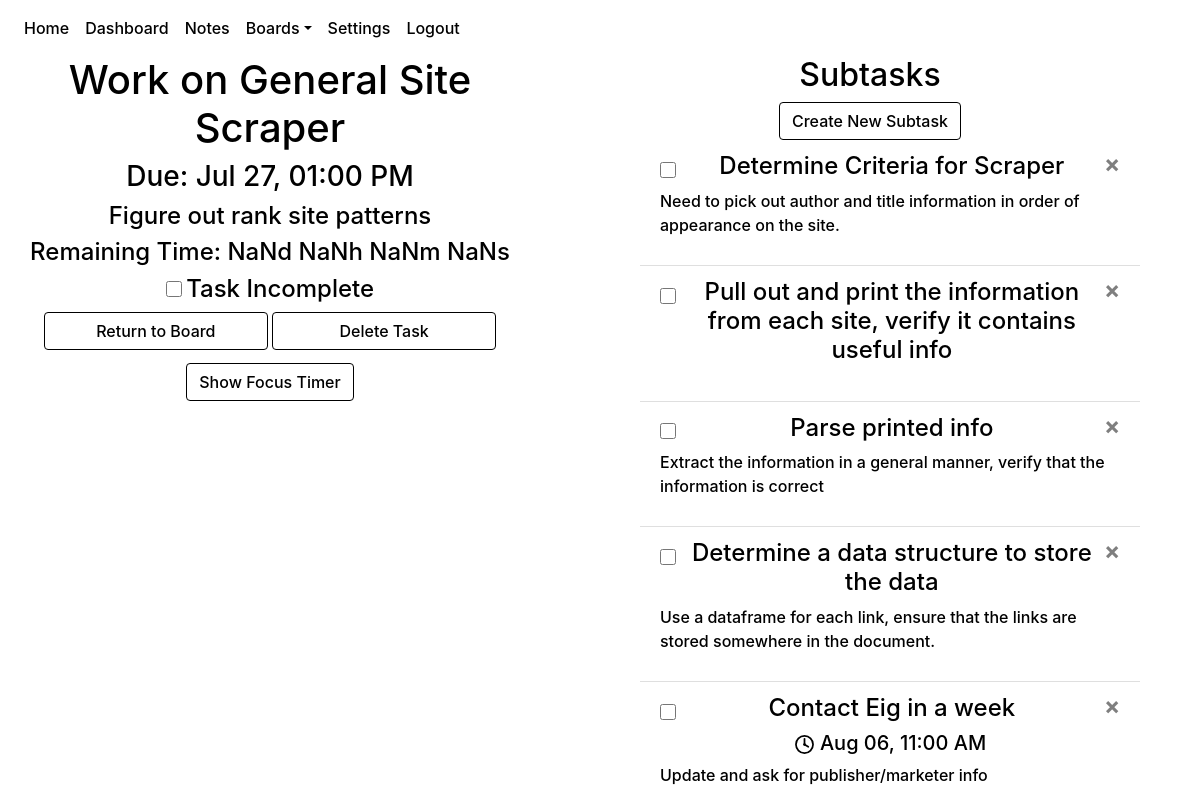
/boards/3/9/6 (signed in), run on an earlier commit of the app's database.
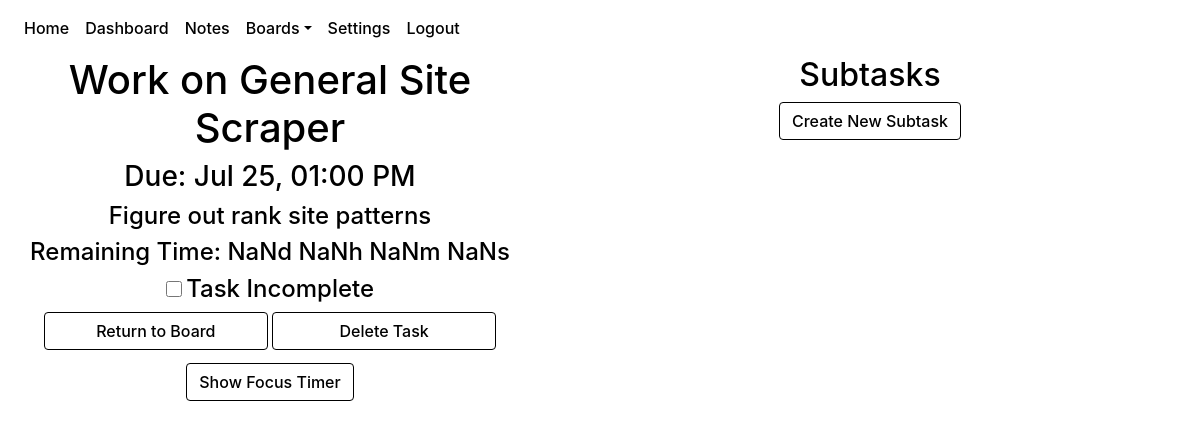
And on a later commit of the database.
### website/models.py (models this page shows)
class Task(db.Model):
    id = db.Column(db.Integer, primary_key = True)
    created = db.Column(db.DateTime(timezone = True), default = func.now())
    last_modified = db.Column(db.DateTime(timezone = True), default = func.now())
    due_date = db.Column(db.DateTime(timezone = True))
    name = db.Column(db.String(100))
    description = db.Column(db.String(10000))
    completed = db.Column(db.Boolean, default = False)
    category = db.Column(db.Integer, db.ForeignKey('category.id'))
    board = db.Column(db.Integer, db.ForeignKey('board.id'))
    subtasks = db.relationship('Subtask')
    user_id = db.Column(db.Integer, db.ForeignKey('user.id'))

class Subtask(db.Model):
    id=db.Column(db.Integer, primary_key=True)
    created=db.Column(db.DateTime(timezone = True), default = func.now())
    last_modified=db.Column(db.DateTime(timezone = True), default = func.now())
    due_date = db.Column(db.DateTime(timezone = True))
    name = db.Column(db.String(100))
    description = db.Column(db.String(10000))
    completed = db.Column(db.Boolean, default = False)
    parent_task = db.Column(db.Integer, db.ForeignKey('task.id'))
    category = db.Column(db.Integer, db.ForeignKey('category.id'))
    board = db.Column(db.Integer, db.ForeignKey('board.id'))
    user_id = db.Column(db.Integer, db.ForeignKey('user.id'))

### website/views.py (the view, shortened to what this page needs)
@views.route('/boards/<board>/<category>/<task>', methods= ['GET', 'POST'])
@login_required
def display_task(board, category, task):
    return render_template("taskview.html", user = current_user, board = board, category = category, task = task)

### website/__init__.py (called while the page is built)
def create_app():
    app = Flask(__name__)
    app.config['SECRET_KEY'] = urandom(12).hex()
    app.config['SQLALCHEMY_DATABASE_URI'] = f'sqlite:///{DB_NAME}'
    app.config['SQLALCHEMY_TRACK_MODIFICATIONS'] = False
    db.init_app(app)
    from .views import views
    from .auth import auth
    app.register_blueprint(views, url_prefix='/')
    app.register_blueprint(auth, url_prefix='/')
    from .models import User, Note, Board, Task, Category
    create_database(app)
    login_manager = LoginManager()
    login_manager.login_view = 'auth.login'
    login_manager.init_app(app)
    @login_manager.user_loader
    def load_user(id):
        return User.query.get(id)
    return app

### website/templates/taskview.html (shortened to what this page needs)
{% extends "base.html" %}
{% block style %}
<link rel="stylesheet" href="{{ url_for('static', filename = 'taskView.css') }}" />
{% endblock %}
{% block content %}
    {% for boardObject in current_user.boards %}
    {% if boardObject.id == board|int%}
    {% for taskObject in boardObject.tasks%}
    {% if task|int == taskObject.id %}
    <div class="all-task-content">
        <div class="contain-task">
            <div class="task-header">
                <h1
                align="center"
                class="show-task task-title"
                id="task-title"
                ondblclick='editTaskElement(".task-title")'>{{ taskObject.name }}</h1>
                <h3
                id="task-due-date"
                class="show-task task-due"
                align="center"
                ondblclick='setDefaultDate("{{taskObject.due_date}}"); editTaskElement(".task-due");'>Due: {{taskObject.due_date.strftime('%b %d, %I:%M %p')}}</h3>
                <h4
                id="task-description"
                class="show-task task-description"
                align="center"
                ondblclick='editTaskElement(".task-description")'>{{taskObject.description}}</h4>
                {% if taskObject.completed == True %}
                    <h4 style="display: none;" id="time-remaining"></h4>
                    <div align="center" class="task-complete checkbox-section">
                        <input
                        align="center"
                        name="check-box"
                        type="checkbox"
                        aria-label="Complete"
                        id="task-completed-checkbox"
                        class="task-view checkbox form-control"
                        onclick="toggleTaskCompletion({{ taskObject.id }}, {{ taskObject.board }})"
                        checked
                        >
                        <h4 id="task-status">Task Complete</h4>
                    </div>
                {% else %}
                    <h4 id="time-remaining"></h4>
                    <div align="center" class="task-incomplete checkbox-section">
                        <input
                        onshow="showDueDate('{{ taskObject.due_date }}');"
                        type="checkbox"
                        name="check-box"
                        aria-label="Complete"
                        id="task-completed-checkbox"
                        class="task-view checkbox form-control"
                        onclick="toggleTaskCompletion({{ taskObject.id }}, {{ taskObject.board }})"
                        >
                        <h4 id="task-status">Task Incomplete</h4>
                    </div>
                {% endif %}
                <div align="center" id="main-task-buttons-div">
                    <a href="/boards/{{ board }}"><button align="center" id="return-to-board" class="form-control btn btn-primary">Return to Board</button></a>
                    <button align="center"
                    id="delete-task"
                    class="form-control btn btn-secondary"
                    onclick= "showDeleteConfirmation(`deleteTask({{ taskObject.id }}, '{{ board }}');`, 'task');"
                    >Delete Task</button>
                </div>
            </div>
            {% if taskObject.completed == False %}
            <div align="center" id="focus-timer-button-container">
                <button align="center" onclick="toggleTimerMenu('focus-timer-display');" class="btn btn-primary" id="focus-timer-display">Show Focus Timer</button>
            </div>
            {% endif %}
        </div>
        <div class="contain-subtasks">
            <div align="center" id="subtask-list-header">
                <h2>Subtasks</h2>
                <div align="center">
                    <button class="btn btn-primary" onclick="showSubtaskForm();" id="show-form-button">Create New Subtask</button>
                </div>
            </div>
            <ul class="subtask list-group-flush" id="subtask-list">
                {% for subtask in taskObject.subtasks%}
                <li class="subtask-item list-group-item">
                {% if subtask.completed == True %}
                    <input id="toggle-s{{subtask.id}}" class="toggle-complete-box form-control show-subtask subtask-title s{{subtask.id}}" type="checkbox" onclick="toggleSubtaskCompletion({{ subtask.id }})" checked />
                    <h4 class="show-subtask subtask-completed subtask-title s{{subtask.id}} complete" ondblclick="editSubtaskElement('.subtask-title.s{{subtask.id}}');">{{ subtask.name }}</h4>
                    <button type="button" class="show-subtask close s{{ subtask.id }}" id="delete-subtask" onClick="showDeleteConfirmation(`deleteSubtask({{ subtask.id }})`, 'subtask');">
                        <span class="delete-button" aria-hidden="true">&times;</span>
                    </button>
                    <br>
                    <div id="change-name-div" class="edit-subtask subtask-title s{{subtask.id}}" align="center">
                        <input
                        align="center"
                        name = "subtask-title"
                        class="form-control edit-subtask subtask-title s{{subtask.id}}"
                        id="subtask-title-input-s{{subtask.id}}"
                        type="text"
                        value="{{subtask.name}}"
                        >
                        <button
                        onclick='updateSubtask({{ subtask.id }}, "subtask-title-input-s{{subtask.id}}");'
                        class="btn btn-primary subtask-title edit-subtask s{{subtask.id}}"
                        id="submit-subtask-title"
                        >
                        Save
                        </button>
                        <button
                        onclick='cancelEditSubtask();'
                        class="btn btn-secondary subtask-title edit-subtask s{{subtask.id}}"
                        id="cancel-title"
                        >
                        Cancel
                        </button>
                    </div>
                    <p id="description-p" class="show-subtask subtask-completed subtask-description s{{subtask.id}}" ondblclick="editSubtaskElement('.subtask-description.s{{subtask.id}}');">{{ subtask.description }}</p>
                    <div id="change-description-div-sub" class="edit-subtask subtask-description s{{subtask.id}}" align="center">
                        <textarea
                        align="center"
                        name="subtask-description"
                        class="form-control edit-subtask subtask-description s{{subtask.id}}"
                        id="subtask-description-input-s{{subtask.id}}">{{subtask.description}}</textarea>
                        <button
                        onclick='updateSubtask({{ subtask.id }}, "subtask-description-input-s{{subtask.id}}");'
                        class="btn btn-primary subtask-description edit-subtask s{{subtask.id}}"
                        id="submit-subtask-description"
                        >
                        Save
                        </button>
                        <button
                        onclick='cancelEditSubtask();'
                        class="btn btn-secondary subtask-description edit-subtask s{{subtask.id}}"
                        id="cancel-subtask"
                        >
                        Cancel
                        </button>
                    </div>
                    <input type="text" class="edit-subtask s{{subtask.id}}" id="subtask-name-input" value="{{subtask.name}}">
                {% else %}
                    <input id="toggle-s{{subtask.id}}" class="toggle-complete-box form-control show-subtask subtask-title s{{subtask.id}}" type="checkbox" onclick="toggleSubtaskCompletion({{ subtask.id }})" />
                    <h4 class="show-subtask subtask-title s{{subtask.id}} incomplete" ondblclick="editSubtaskElement('.subtask-title.s{{subtask.id}}');">{{ subtask.name }}</h4>
                    <button type="button" class="show-subtask close s{{ subtask.id }}" id="delete-subtask" onClick="showDeleteConfirmation(`deleteSubtask({{ subtask.id }})`, 'subtask');">
                        <span class="delete-button" aria-hidden="true">&times;</span>
                    </button>
                    <br>
                    {% if subtask.due_date != None %}
                    <h5 class="show-subtask show-duedate subtask-duedate s{{subtask.id}}" id="due-date-display" ondblclick="editSubtaskElement('.subtask-duedate.s{{subtask.id}}');"><img src="{{url_for('static', filename = 'clock.svg')}}" class="clock-svg" /> {{subtask.due_date.strftime('%b %d, %I:%M %p')}}</h5>
                    {% endif %}
                    <p id="description-p" class="show-subtask subtask-description s{{subtask.id}}" ondblclick="editSubtaskElement('.subtask-description.s{{subtask.id}}');">{{ subtask.description }}</p>
                {% endif %}
                </li>
                {% endfor %}
            </ul>
        </div>
    </div>
    {% endif %}
    {% endfor %}
    {% endif %}
    {% endfor %}
{% endblock %}

### website/templates/base.html (shortened to what this page needs)
<!DOCTYPE html>
<html>
  <head>
    <link
      rel="stylesheet"
      href="https://stackpath.bootstrapcdn.com/bootstrap/4.4.1/css/bootstrap.min.css"
    />
    <link
      rel="stylesheet"
      href="https://stackpath.bootstrapcdn.com/font-awesome/4.7.0/css/font-awesome.min.css"
    />
    <link rel="stylesheet"
    href="{{url_for('static', filename='fontpicker.css')}}"
    />
    <link
      rel="stylesheet"
      href="{{ url_for('static', filename='base.css')}}"
    />
    {% block style %}{% endblock %}
  </head>
  <body>
    <nav class="navbar navbar-fixed-top navbar-expand-lg navbar-dark bg-dark">
      <div class="collapse navbar-collapse" id="navbar">
        <div class="navbar-nav">
          {% if user.is_authenticated %}
          <a class="nav-item nav-link" id="home" href="/">Home</a>
          <a class="nav-item nav-link" id="dashboard" href="/dashboard">Dashboard</a>
          <a class="nav-item nav-link" id="Notes" href="/notes">Notes</a>
          <li class="nav-item dropdown">
            <a class="nav-link dropdown-toggle" data-toggle="dropdown" href="/boards" role="button">Boards</a>
          </li>
          <a class="nav-item nav-link" id="settings" href="/settings">Settings</a>
          <a class="nav-item nav-link" id="logout" href="/logout">Logout</a>
          {% else %}
          <a class="nav-item nav-link" id="home" href="/">Home</a>
          <a class="nav-item nav-link" id="login" href="/login">Login</a>
          <a class="nav-item nav-link" id="signUp" href="/sign-up">Sign Up</a>
          {% endif %}
        </div>
      </div>
    </nav>
    <div id="container">
      {% block content %} {% endblock %}
      </div>
  </body>
</html>

### website/static/base.css (style rules this page uses)
html { height: 100vh; min-width: 99vw; max-width: 100vw; background-color: var(--navbar-background-color); }
:root { --background-color: #343a40; --text-color: #ffffff; --navbar-text-color: #9a9da0; --navbar-highlight-color: #ffffff; --navbar-background-color: #343a40; --button-text-color: #ffffff; --confirm-button-color: #007bff; --cancel-button-color: #6c757d; --delete-button-color: #ff0000; --create-screen-filter:rgba(0,0,255,.4); --delete-screen-filter:rgba(255,0,0,.6); --font-family: -apple-system, BlinkMacSystemFont,'Segoe UI',Roboto,'Helvetica Neue',Arial,'Noto Sans',sans-serif,'Apple Color Emoji','Segoe UI Emoji','Segoe UI Symbol','Noto Color Emoji'; --font-style: none; --font-weight: 500; }
body { width: 100%; min-height: 100vh; color: var(--text-color); background-color: var(--navbar-background-color); font-weight: var(--font-weight); font-family: var(--font-family); font-style: var(--font-style); }
div#container { position: relative; height: 93.6vh; min-width: 100%; background-color: var(--background-color); overflow-y: auto; }
.navbar { background-color: var(--navbar-background-color)!important; }
div.dropdown-menu.show, div.navbar-collapse.collapse, li.dropdown { background-color: var(--navbar-background-color)!important; }
.navbar a { color: var(--navbar-text-color)!important; background-color: var(--navbar-background-color)!important; }
h1, h2, h3, h4, h5, h6, p, div, a, li.list-group-item { color: var(--text-color); background-color: var(--background-color); font-weight: var(--font-weight); font-family: var(--font-family); font-style: var(--font-style); }
button.btn.btn-primary { background-color: var(--confirm-button-color)!important; border-color: var(--confirm-button-color)!important; color: var(--button-text-color)!important; font-weight: var(--font-weight); font-family: var(--font-family); font-style: var(--font-style); }
button.btn.btn-secondary { background-color: var(--cancel-button-color)!important; border-color: var(--cancel-button-color)!important; color: var(--button-text-color)!important; font-weight: var(--font-weight); font-family: var(--font-family); font-style: var(--font-style); }

### website/static/taskView.css (style rules this page uses)
:root { --focus-timer-display: none; }
div.all-task-content { display: grid; }
@media only screen and (min-width:992px) { div.all-task-content { grid-template-columns: 1fr 1fr; } }
div.contain-task, div.contain-subtasks { max-width: 90%; align-items: center; justify-content: center; }
input, textarea, select, h4 { text-align: center; }
div.checkbox-section input.checkbox { max-width: 1rem; max-height: 1rem; display: inline-block; }
div.checkbox-section h4#task-status { display: inline-block; }
div#main-task-buttons-div button { display: inline-block; width: 14rem; }
h4#time-remaining { text-align: center; }
button#focus-timer-display { align-self: center; margin: .8rem; }

What changed in the data, as far as the page shows it:
removed Subtask: name "Determine Criteria for Scraper", description "Need to pick out author and title information in order of appearance on the site."
removed Subtask: name "Pull out and print the information from each site, verify it contains useful info"
removed Subtask: name "Parse printed info", description "Extract the information in a general manner, verify that the information is correct"
removed Subtask: name "Determine a data structure to store the data", description "Use a dataframe for each link, ensure that the links are stored somewhere in the document."
removed Subtask: name "Contact Eig in a week", completed False (drawn), due_date "Aug 06, 11:00 AM", description "Update and ask for publisher/marketer info"
changed Task "Work on General Site Scraper": due_date "Jul 27, 01:00 PM" → "Jul 25, 01:00 PM"
